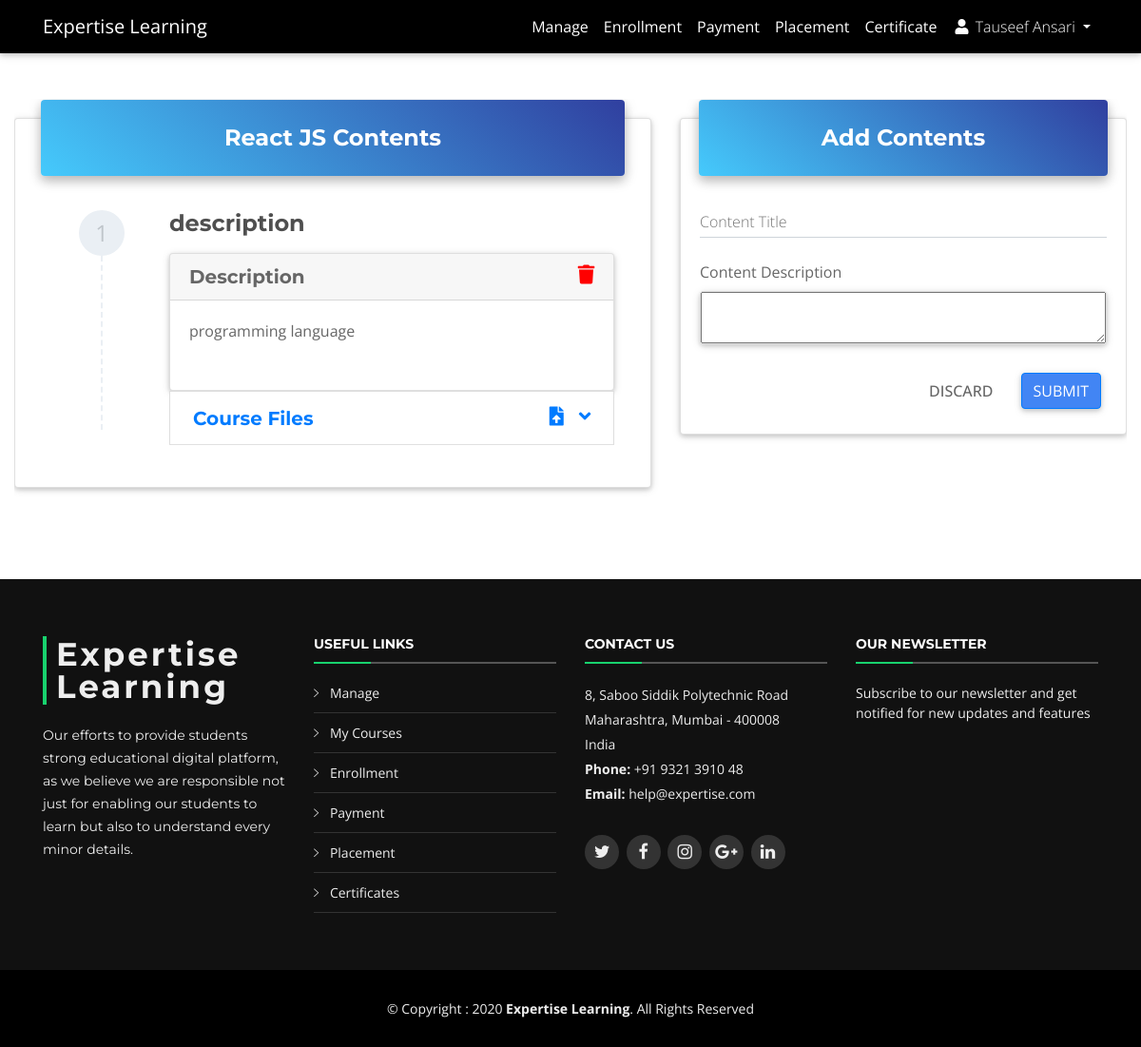
The app's page /staff/addcontent.php?course=14 (signed in), older data.
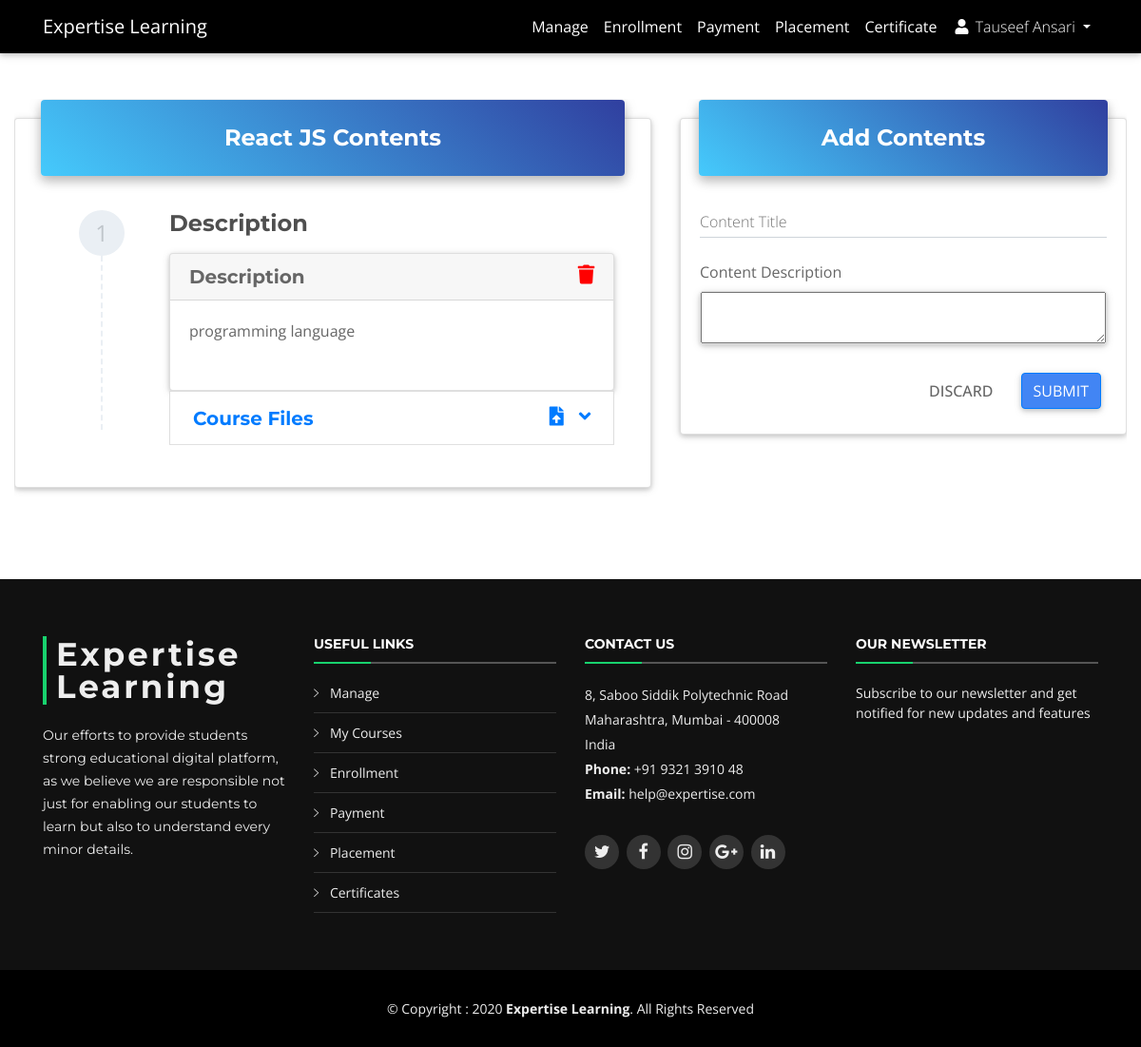
The same page, newer data.
### tables this page shows
CREATE TABLE `coursecontent` (
  `id` int(11) NOT NULL,
  `title` varchar(255) NOT NULL,
  `description` text NOT NULL,
  `courseid` int(11) NOT NULL
);

### staff/addcontent.php (the view, shortened to what the changed rows need)
<?php
  require '../backend.php';
  if(isset($_GET['course']))
  {
  	$courseid = $_GET['course'];
  }
?>
<!DOCTYPE html>
<html lang="en">
<head>
  <link rel="stylesheet" href="https://use.fontawesome.com/releases/v5.11.2/css/all.css">
  <link href="../assets/css/bootstrap.min.css" rel="stylesheet">
  <link href="../assets/css/mdb.min.css" rel="stylesheet">
  <link rel="stylesheet" type="text/css" href="../assets/css/addons/datatables.min.css">
  <link rel="stylesheet" href="../assets/css/addons/datatables-select.min.css">
  <link href="../assets/css/dropzone.css" rel="stylesheet" type="text/css">
  <link href="../assets/vendor/bootstrap/css/bootstrap.min.css" rel="stylesheet">
  <link href="../assets/vendor/icofont/icofont.min.css" rel="stylesheet">
  <link href="../assets/vendor/font-awesome/css/font-awesome.min.css" rel="stylesheet">
  <link href="../assets/vendor/ionicons/css/ionicons.min.css" rel="stylesheet">
  <link href="../assets/vendor/animate.css/animate.min.css" rel="stylesheet">
  <link href="../assets/vendor/venobox/venobox.css" rel="stylesheet">
  <link href="../assets/vendor/owl.carousel/assets/owl.carousel.min.css" rel="stylesheet">
  <link href="../assets/vendor/aos/aos.css" rel="stylesheet">
  <link href="../assets/css/style.css" rel="stylesheet">
</head>
<body class="animated">
  <?php include_once('includes/header.php'); ?>
  <main>
    <div class="container-fluid">
      <section class="my-5">
        <div class="row">
          <div class="col-lg-7 wow animated swing">
            <div class="card card-cascade narrower mb-5">
              <div class="card-body card-body-cascade">
                <?php
                  $count = 1;
                  $query = mysqli_query($con, "SELECT * FROM coursecontent WHERE courseid = '$courseid'");
                  while ($row = mysqli_fetch_array($query))
                  {
                ?>
                <div class="col-lg-12 mb-4">
    		          <ol class="step pl-0">
    		          <li class="step-element pb-0 wow animated slideInDown" data-wow-delay="0.2s">
    		            <div class="step-number">
    		              <span class="number"><?php echo $count; ?></span>
    		            </div>
    		            <div class="step-excerpt col-lg-10">
    		              <h4 class="font-weight-bold dark-grey-text mb-3"><?php echo $row['title']; ?></h4>
    		          <div class="card">
    		          <div class="card-header">
    		            <h5 class="mb-0">
    		              <strong>Description</strong>
                      <a href="javascript:void(0)" class="delete_btn_ajax"> <i class="fas fa-trash pull-right ml-2" style="color: red;"></i> </a>
    		            </h5>
    		          </div>
		            <div id="collapseOne1" class="collapse show" role="tabpanel" aria-labelledby="headingOne1"
		              data-parent="#accordionEx">
		              <div class="card-body">
		              <?php echo $row['description']; ?>
                  </div>
		            </div>
		          </div>
				        <div class="accordion md-accordion" id="accordionEx" role="tablist" aria-multiselectable="true">
				          <div class="card">
				            <div class="card-header" role="tab" id="heading<?php echo $count; ?>">
				              <a class="collapsed text-primary" data-toggle="collapse" data-parent="#accordionEx" href="#collapse<?php echo $count; ?>"
				                aria-expanded="false" aria-controls="collapse<?php echo $count; ?>">
				                <h5 class="mb-0">
				                  <strong>Course Files</strong>
				                  <i class="fas fa-angle-down rotate-icon"></i>
                          			<a href="fileupload.php?contentid=<?php echo $row['id']; ?>"><i class="fas fa-file-upload pull-right mr-3 text-primary"></i></a>
				                </h5>
				              </a>
				            </div>
				          </div>
    				    </div>
    		      </div>
    		    </li>
    		  </ol>
		      </div>
          <?php
            $count++;
            }
          ?>
        </div>
        </div>
          </div>
        </div>
      </section>
    </div>
  </main>
</body>
</html>

Row changes from the older to the newer data that the page shows:
changed coursecontent "programming language": title "description" → "Description"
